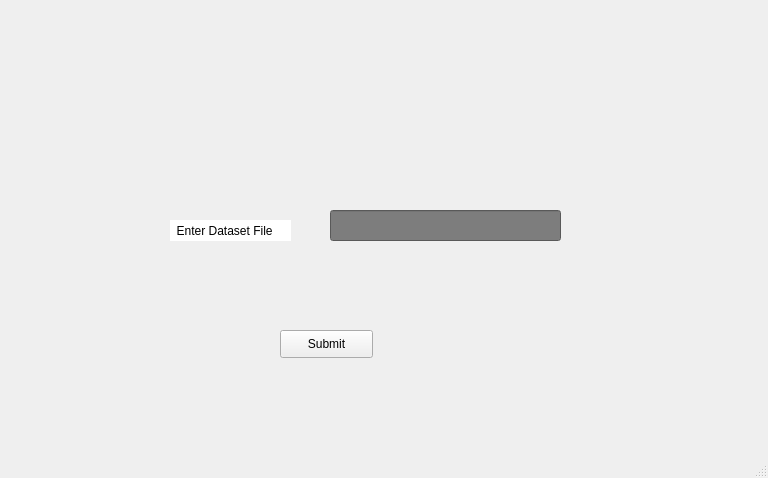
<?xml version="1.0" encoding="UTF-8"?>
<ui version="4.0">
 <class>MainWindow</class>
 <widget class="QMainWindow" name="MainWindow">
  <property name="geometry">
   <rect>
    <x>0</x>
    <y>0</y>
    <width>768</width>
    <height>478</height>
   </rect>
  </property>
  <property name="windowTitle">
   <string>MainWindow</string>
  </property>
  <widget class="QWidget" name="centralwidget">
   <widget class="QLabel" name="label">
    <property name="geometry">
     <rect>
      <x>170</x>
      <y>220</y>
      <width>121</width>
      <height>21</height>
     </rect>
    </property>
    <property name="styleSheet">
     <string notr="true">font: 9pt &quot;PMingLiU-ExtB&quot;;

color: rgb(144, 144, 144);

background-color: rgb(255, 255, 255);
color: rgb(0, 0, 0);
</string>
    </property>
    <property name="text">
     <string>  Enter Dataset File</string>
    </property>
   </widget>
   <widget class="QLineEdit" name="lineEdit">
    <property name="geometry">
     <rect>
      <x>330</x>
      <y>210</y>
      <width>231</width>
      <height>31</height>
     </rect>
    </property>
    <property name="styleSheet">
     <string notr="true">background-color: rgb(125, 125, 125);
color: rgb(255, 255, 255);</string>
    </property>
   </widget>
   <widget class="QPushButton" name="pushButton">
    <property name="geometry">
     <rect>
      <x>280</x>
      <y>330</y>
      <width>93</width>
      <height>28</height>
     </rect>
    </property>
    <property name="styleSheet">
     <string notr="true">font: 9pt &quot;PMingLiU-ExtB&quot;;
selection-background-color: rgb(88, 255, 42);
font: 10pt &quot;PMingLiU-ExtB&quot;;</string>
    </property>
    <property name="text">
     <string>Submit</string>
    </property>
   </widget>
   <widget class="QLabel" name="label_2">
    <property name="geometry">
     <rect>
      <x>30</x>
      <y>0</y>
      <width>781</width>
      <height>481</height>
     </rect>
    </property>
    <property name="text">
     <string/>
    </property>
    <property name="pixmap">
     <pixmap>../Users/anant/Desktop/dataset.jpg</pixmap>
    </property>
   </widget>
   <zorder>label_2</zorder>
   <zorder>label</zorder>
   <zorder>lineEdit</zorder>
   <zorder>pushButton</zorder>
  </widget>
  <widget class="QMenuBar" name="menubar">
   <property name="geometry">
    <rect>
     <x>0</x>
     <y>0</y>
     <width>768</width>
     <height>26</height>
    </rect>
   </property>
  </widget>
  <widget class="QStatusBar" name="statusbar"/>
 </widget>
 <resources/>
 <connections/>
</ui>
